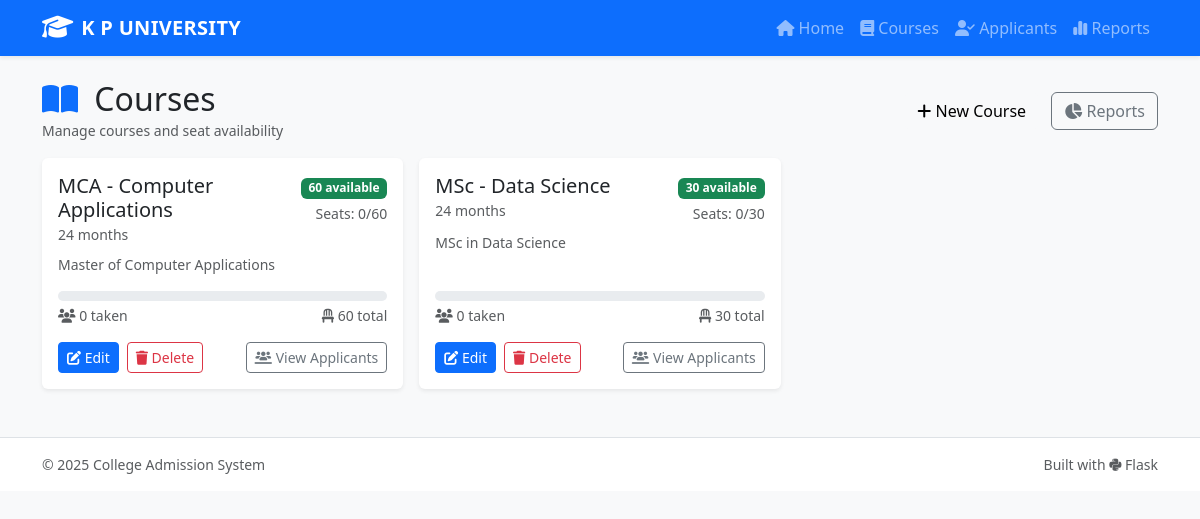
Screenshot of /courses with the database file from the repository.
### app.py (models this page shows)
class Course(db.Model):
    id = db.Column(db.Integer, primary_key=True)
    name = db.Column(db.String(120), nullable=False, unique=True)
    duration_months = db.Column(db.Integer, nullable=False, default=12)
    seats_total = db.Column(db.Integer, nullable=False, default=30)
    seats_taken = db.Column(db.Integer, nullable=False, default=0)
    description = db.Column(db.String(500), nullable=True)
    applicants = db.relationship('Applicant', backref='course', lazy=True, cascade="all, delete-orphan")
    def seats_available(self):
        return max(0, self.seats_total - self.seats_taken)

### app.py (the view)
@app.route('/courses')
def courses():
    courses = Course.query.order_by(Course.id).all()
    return render_template('courses.html', courses=courses)

### app.py (called while the page is built)
@app.context_processor
def inject_models():
    return dict(Course=Course)

@app.context_processor
def utility_processor():
    return dict(now=lambda: datetime.utcnow().strftime('%Y-%m-%d %H:%M UTC'))

### templates/courses.html (shortened to what this page needs)
{% extends 'base.html' %}
{% block content %}
<div class="d-flex justify-content-between align-items-center mb-3">
  <div>
    <h2 class="mb-0"><i class="fa-solid fa-book-open me-2 text-primary"></i> Courses</h2>
    <small class="text-muted">Manage courses and seat availability</small>
  </div>
  <div>
    <button class="btn btn-light me-2" data-bs-toggle="modal" data-bs-target="#modalAddCourse"><i class="fa-solid fa-plus"></i> New Course</button>
    <a href="{{ url_for('reports') }}" class="btn btn-outline-secondary"><i class="fa-solid fa-chart-pie"></i> Reports</a>
  </div>
</div>
<div class="row g-3">
  {% for c in courses %}
  <div class="col-md-6 col-lg-4">
    <div class="card h-100 shadow-sm border-0">
      <div class="card-body d-flex flex-column">
        <div class="d-flex justify-content-between align-items-start mb-2">
          <div>
            <h5 class="card-title mb-0">{{ c.name }}</h5>
            <small class="text-muted">{{ c.duration_months }} months</small>
          </div>
          <div class="text-end">
            <div class="mb-1">
              <span class="badge bg-{{ 'danger' if c.seats_available()==0 else ('warning' if c.seats_available()<=5 else 'success') }}">
                {{ c.seats_available() }} available
              </span>
            </div>
            <div class="text-muted small">Seats: {{ c.seats_taken }}/{{ c.seats_total }}</div>
          </div>
        </div>
        <p class="card-text text-muted small mb-3">{{ c.description or 'No description provided.' }}</p>
        <div class="mt-auto">
          <div class="mb-3">
            <div class="progress" style="height:10px;">
            </div>
            <div class="d-flex justify-content-between small text-muted mt-1">
              <div><i class="fa-solid fa-users"></i> {{ c.seats_taken }} taken</div>
              <div><i class="fa-solid fa-chair"></i> {{ c.seats_total }} total</div>
            </div>
          </div>
          <div class="d-flex gap-2">
            <a href="{{ url_for('edit_course', id=c.id) }}" class="btn btn-sm btn-primary"><i class="fa-solid fa-pen-to-square"></i> Edit</a>
            <form method="post" action="{{ url_for('delete_course', id=c.id) }}" onsubmit="return confirm('Delete this course?');" class="d-inline">
              <button class="btn btn-sm btn-outline-danger"><i class="fa-solid fa-trash"></i> Delete</button>
            </form>
            <a href="{{ url_for('applicants') }}?course_id={{ c.id }}" class="btn btn-sm btn-outline-secondary ms-auto"><i class="fa-solid fa-users-line"></i> View Applicants</a>
          </div>
        </div>
      </div>
    </div>
  </div>
  {% endfor %}
</div>
{% endblock %}

### templates/base.html (shortened to what this page needs)
<!doctype html>
<html lang="en">
<head>
  <link href="https://cdn.jsdelivr.net/npm/bootstrap@5.3.2/dist/css/bootstrap.min.css" rel="stylesheet">
  <link href="https://cdnjs.cloudflare.com/ajax/libs/font-awesome/6.5.0/css/all.min.css" rel="stylesheet">
  <link href="{{ url_for('static', filename='css/custom.css') }}" rel="stylesheet">
</head>
<body class="bg-light">
  <nav class="navbar navbar-expand-lg navbar-dark bg-primary shadow-sm">
    <div class="container">
      <a class="navbar-brand d-flex align-items-center gap-2" href="{{ url_for('index') }}">
        <i class="fa-solid fa-graduation-cap fa-lg"></i>
        <span class="brand">K P UNIVERSITY</span>
      </a>
      <div class="collapse navbar-collapse" id="navMenu">
        <ul class="navbar-nav ms-auto">
          <li class="nav-item"><a class="nav-link" href="{{ url_for('index') }}"><i class="fa-solid fa-house"></i> Home</a></li>
          <li class="nav-item"><a class="nav-link" href="{{ url_for('courses') }}"><i class="fa-solid fa-book"></i> Courses</a></li>
          <li class="nav-item"><a class="nav-link" href="{{ url_for('applicants') }}"><i class="fa-solid fa-user-check"></i> Applicants</a></li>
          <li class="nav-item"><a class="nav-link" href="{{ url_for('reports') }}"><i class="fa-solid fa-chart-simple"></i> Reports</a></li>
        </ul>
      </div>
    </div>
  </nav>
  <main class="container py-4">
    {% block content %}{% endblock %}
  </main>
  <footer class="bg-white border-top py-3 mt-4">
    <div class="container d-flex justify-content-between small text-muted">
      <div>© {{ (2025) }} College Admission System</div>
      <div>Built with <i class="fa-brands fa-python"></i> Flask</div>
    </div>
  </footer>
</body>
</html>

### templates/base.html (style rules this page uses)
.brand { font-weight:700; letter-spacing: .3px; }

### rows the page displays
Course: name "MCA - Computer Applications", duration_months "24", seats_available "60", seats_taken "0", seats_total "60", description "Master of Computer Applications"
Course: name "MSc - Data Science", duration_months "24", seats_available "30", seats_taken "0", seats_total "30", description "MSc in Data Science"

### other values shown
{{ (2025) }} "2025"
